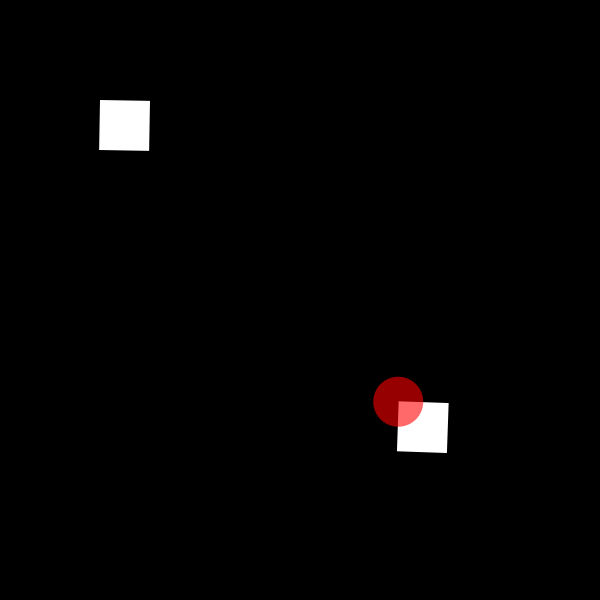
Frame 1 (no input)
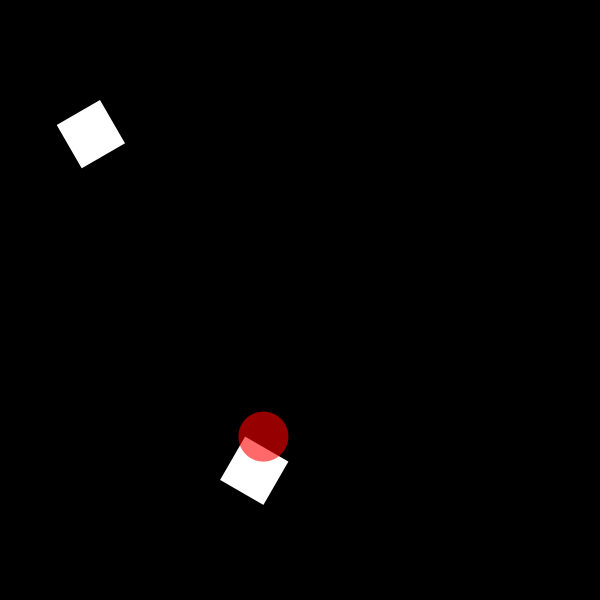
Frame 60 (the mouse pressed at the canvas centre just before this capture)
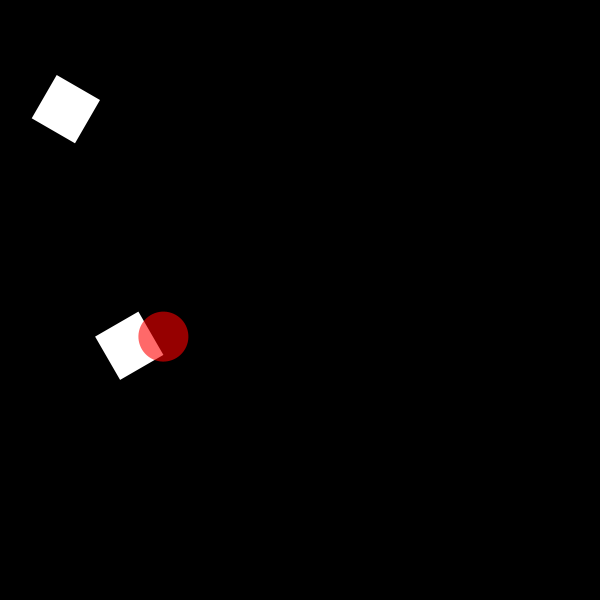
Frame 120 (the mouse held since frame 60 and released just before this capture)

The Processing sketch that drew these frames (run headless with seeded random() and noise(); from frame 60 on, the mouse is pressed at the canvas centre):

// Processing sketch: push_pop
// ── push_pop.pde
void setup() {
  size(600,600);
}

void draw() {
  background(0);
  
  noStroke();
  // without push/pop matrix function - you need to reverse back the rotation to default value
  // Delete comment characters to disable
  /*rotate(radians(30));
  rect(100,100,50,50);
  rotate(radians(-30));*/
  
  // By using pushMatrix() and popMatrix() you don't need to reverse back the matrix operation
  // You can keep the translation as it is.
  // rotate from top-left
  pushMatrix();
  translate(100,100);
  rotate(radians(frameCount));
  rect(0,0,50,50);
  popMatrix();
  
  // By using pushMatrix() and popMatrix() you don't need to reverse back the matrix operation
  // You can keep the translation as it is.
  // rotate from center
  
  translate(width*0.5,height*0.5);
  rotate(radians(frameCount));
  pushMatrix();
  translate(125,125);
  rotate(radians(frameCount));
  rect(-25,-25,50,50);
  popMatrix();
  
  pushStyle();
  fill(255,0,0,150);
  ellipse(100,100,50,50);
  popStyle();
}
